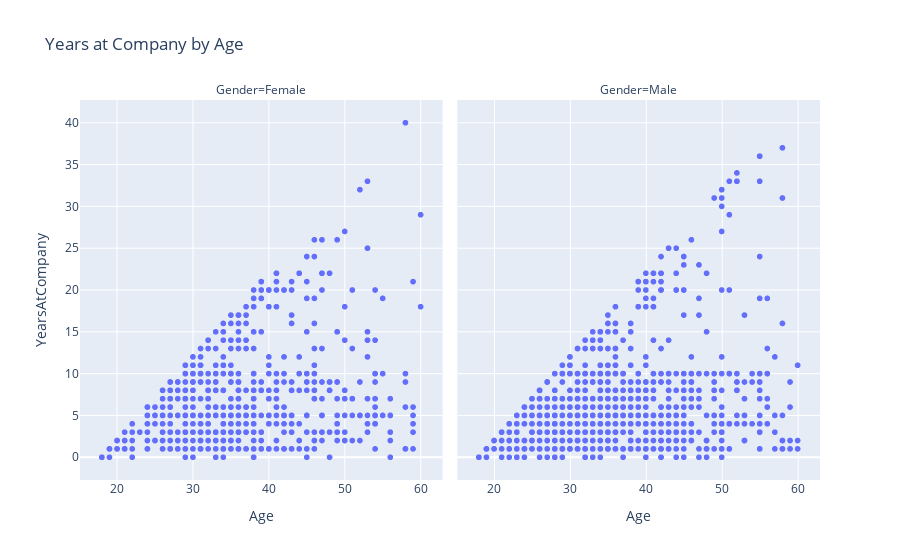

Write notebook code for a chart like this one.
### Code cell
px.scatter(df,x='Age',y='YearsAtCompany',facet_col='Gender',title='Years at Company by Age')

### Figure 1 — Plotly figure (JSON) as saved in the notebook; plotly's stock layout.template omitted (floating-point values rounded to 4 significant figures; data arrays with more than 128 entries replaced by an {"elided": "..."} marker saying what was removed)
{"data": [{"hovertemplate": "Gender=Female<br>Age=%{x}<br>YearsAtCompany=%{y}<extra></extra>", "legendgroup": "", "marker": {"color": "#636efa", "symbol": "circle"}, "mode": "markers", "name": "", "showlegend": false, "type": "scattergl", "x": {"elided": "588 int values"}, "xaxis": "x", "y": {"elided": "588 int values"}, "yaxis": "y"}, {"hovertemplate": "Gender=Male<br>Age=%{x}<br>YearsAtCompany=%{y}<extra></extra>", "legendgroup": "", "marker": {"color": "#636efa", "symbol": "circle"}, "mode": "markers", "name": "", "showlegend": false, "type": "scattergl", "x": {"elided": "882 int values"}, "xaxis": "x2", "y": {"elided": "882 int values"}, "yaxis": "y2"}], "layout": {"annotations": [{"font": {}, "showarrow": false, "text": "Gender=Female", "x": 0.245, "xanchor": "center", "xref": "paper", "y": 1, "yanchor": "bottom", "yref": "paper"}, {"font": {}, "showarrow": false, "text": "Gender=Male", "x": 0.755, "xanchor": "center", "xref": "paper", "y": 1, "yanchor": "bottom", "yref": "paper"}], "legend": {"tracegroupgap": 0}, "title": {"text": "Years at Company by Age"}, "xaxis": {"anchor": "y", "domain": [0, 0.49], "title": {"text": "Age"}}, "xaxis2": {"anchor": "y2", "domain": [0.51, 1], "matches": "x", "title": {"text": "Age"}}, "yaxis": {"anchor": "x", "domain": [0, 1], "title": {"text": "YearsAtCompany"}}, "yaxis2": {"anchor": "x2", "domain": [0, 1], "matches": "y", "showticklabels": false}}}
